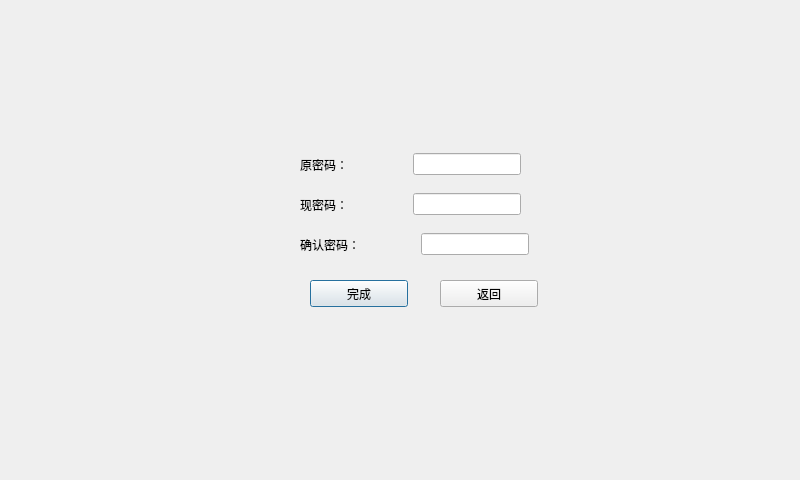
<?xml version="1.0" encoding="UTF-8"?>
<ui version="4.0">
 <class>updatepwd</class>
 <widget class="QDialog" name="updatepwd">
  <property name="geometry">
   <rect>
    <x>0</x>
    <y>0</y>
    <width>800</width>
    <height>480</height>
   </rect>
  </property>
  <property name="windowTitle">
   <string>Dialog</string>
  </property>
  <widget class="QLabel" name="label">
   <property name="geometry">
    <rect>
     <x>0</x>
     <y>0</y>
     <width>800</width>
     <height>480</height>
    </rect>
   </property>
   <property name="styleSheet">
    <string notr="true">background-image: url(:/2201.jpg);</string>
   </property>
   <property name="text">
    <string/>
   </property>
  </widget>
  <widget class="QWidget" name="layoutWidget">
   <property name="geometry">
    <rect>
     <x>300</x>
     <y>190</y>
     <width>221</width>
     <height>29</height>
    </rect>
   </property>
   <layout class="QHBoxLayout" name="horizontalLayout_2">
    <item>
     <widget class="QLabel" name="label_3">
      <property name="text">
       <string>现密码：</string>
      </property>
     </widget>
    </item>
    <item>
     <widget class="QLineEdit" name="led_Npwd">
      <property name="sizePolicy">
       <sizepolicy hsizetype="Fixed" vsizetype="Fixed">
        <horstretch>0</horstretch>
        <verstretch>0</verstretch>
       </sizepolicy>
      </property>
     </widget>
    </item>
   </layout>
  </widget>
  <widget class="QWidget" name="layoutWidget_2">
   <property name="geometry">
    <rect>
     <x>300</x>
     <y>230</y>
     <width>229</width>
     <height>29</height>
    </rect>
   </property>
   <layout class="QHBoxLayout" name="horizontalLayout_3">
    <item>
     <widget class="QLabel" name="label_4">
      <property name="text">
       <string>确认密码：</string>
      </property>
     </widget>
    </item>
    <item>
     <widget class="QLineEdit" name="led_repwd">
      <property name="sizePolicy">
       <sizepolicy hsizetype="Fixed" vsizetype="Fixed">
        <horstretch>0</horstretch>
        <verstretch>0</verstretch>
       </sizepolicy>
      </property>
     </widget>
    </item>
   </layout>
  </widget>
  <widget class="QPushButton" name="pushButton">
   <property name="geometry">
    <rect>
     <x>310</x>
     <y>280</y>
     <width>98</width>
     <height>27</height>
    </rect>
   </property>
   <property name="text">
    <string>完成</string>
   </property>
  </widget>
  <widget class="QPushButton" name="pushButton_2">
   <property name="geometry">
    <rect>
     <x>440</x>
     <y>280</y>
     <width>98</width>
     <height>27</height>
    </rect>
   </property>
   <property name="text">
    <string>返回</string>
   </property>
  </widget>
  <widget class="QWidget" name="">
   <property name="geometry">
    <rect>
     <x>300</x>
     <y>150</y>
     <width>221</width>
     <height>29</height>
    </rect>
   </property>
   <layout class="QHBoxLayout" name="horizontalLayout">
    <item>
     <widget class="QLabel" name="label_2">
      <property name="text">
       <string>原密码：</string>
      </property>
     </widget>
    </item>
    <item>
     <widget class="QLineEdit" name="led_pwd">
      <property name="sizePolicy">
       <sizepolicy hsizetype="Fixed" vsizetype="Fixed">
        <horstretch>0</horstretch>
        <verstretch>0</verstretch>
       </sizepolicy>
      </property>
     </widget>
    </item>
   </layout>
  </widget>
 </widget>
 <resources/>
 <connections/>
</ui>
